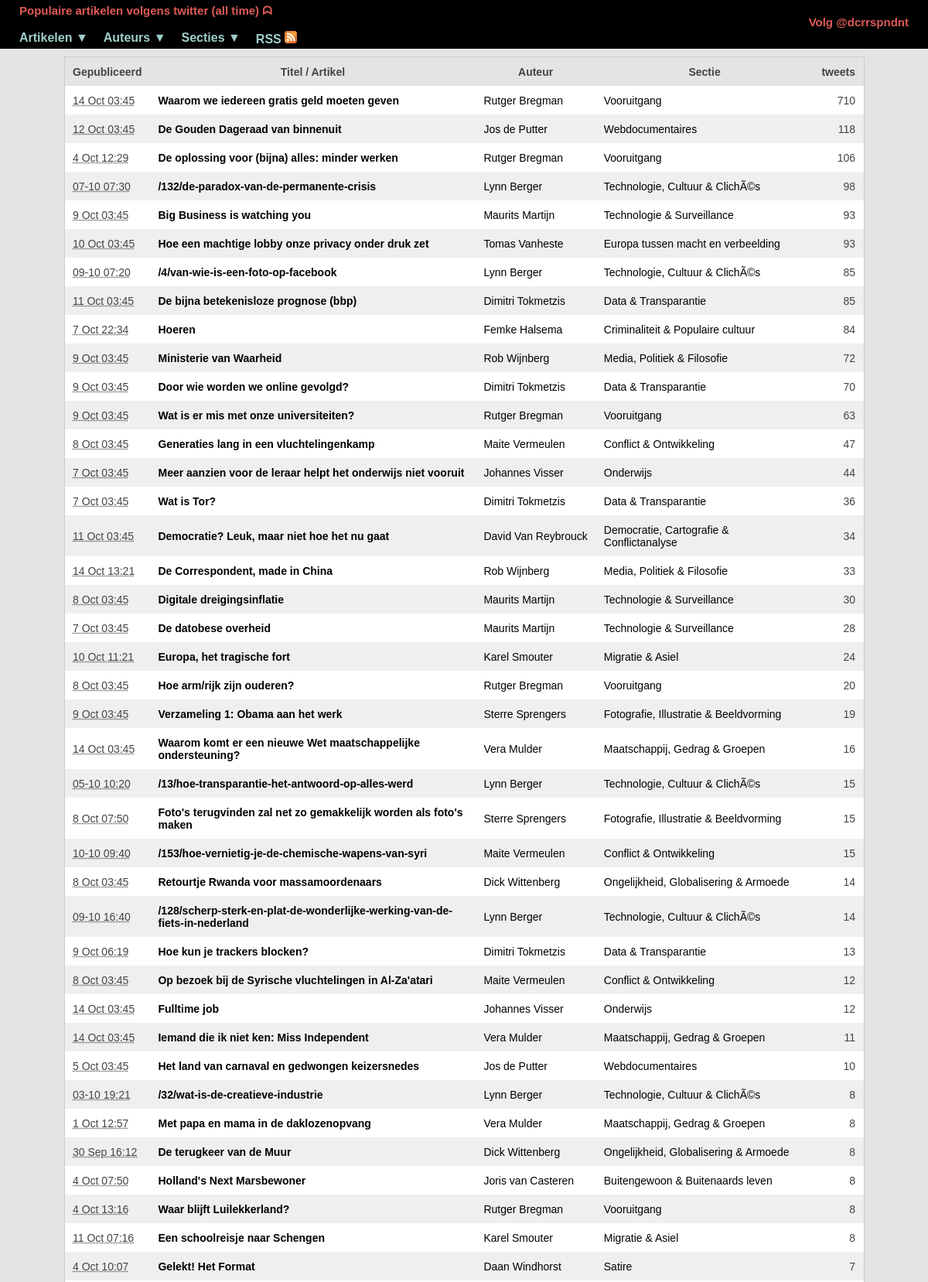
The page /top.php (upper part) on the database its author committed.
### tables this page shows
CREATE TABLE IF NOT EXISTS `artikelen` (
  `ID` int(20) NOT NULL AUTO_INCREMENT,
  `clean_url` varchar(255) NOT NULL DEFAULT '',
  `t_co` varchar(255) NOT NULL DEFAULT '',
  `share_url` varchar(255) NOT NULL DEFAULT '',
  `created_at` timestamp NULL DEFAULT CURRENT_TIMESTAMP,
  `og` mediumtext,
  `tweet_count` int(10),
  PRIMARY KEY (`ID`),
  UNIQUE KEY `clean_url` (`clean_url`),
  UNIQUE KEY `t_co` (`t_co`),
  KEY `created_at` (`created_at`)
);

CREATE TABLE IF NOT EXISTS `meta` (
  `ID` int(10) NOT NULL AUTO_INCREMENT,
  `waarde` varchar(255) NOT NULL DEFAULT '',
  `type` varchar(255) NOT NULL DEFAULT '',
  PRIMARY KEY (`ID`),
  KEY `waarde` (`waarde`),
  KEY `type` (`type`)
);

### top.php (the view, shortened to what this page needs)
<!DOCTYPE html>
<html>
	<head>
		<link rel="stylesheet" href="./style2.css" />
	</head>
	<body>
<?php
include('db.php');
$start = 0;
$th_pubdate = '<th>Gepubliceerd</th>';
$th_tweets = '<th>tweets</th>';
$order_by = ' order by tweet_count desc ';
$mode = '';
$title = 'Populaire artikelen volgens twitter (all time)';
$i = 0;
$res = mysqli_query($db,'select artikelen.*, count(tweets.id) as tweet_count from artikelen left outer join tweets on tweets.art_id = artikelen.id '.$mode.' group by artikelen.id having tweet_count > 0 '.$order_by.' limit '.$start.',50');
?>
		<h1><?php echo $title;?> <a href="#footer" title="Klik en lees de verantwoording onderaan de pagina"> &#x15e3;</a><a href="https://twitter.com/dcrrspndnt" class="twitter-follow-button" data-show-count="false" data-lang="nl">Volg @dcrrspndnt</a></h1>
<?php include ('menu.php'); ?>
		<div class="center">
		<table>
			<tr>
				<?php echo $th_pubdate;?><th>Titel / Artikel</th><th>Auteur</th><th>Sectie</th><?php echo $th_tweets;?>
			</tr>
<?php
$tot_tweets = 0;
while($row = mysqli_fetch_array($res) )
{
	$og = unserialize(stripslashes($row['og']));
	$titel = isset($og['title']) ? $og['title'] : substr($row['clean_url'],26);
	$description = isset($og['description']) ? $og['description'] : 'Een mysterieus artikel';
	$auth_res = mysqli_query($db,'select * from meta_artikel left join meta on meta.ID = meta_artikel.meta_id where meta_artikel.art_id = ' .$row['ID']. ' and type = "article:author"');
	$author = mysqli_fetch_array($auth_res);
	$section_res = mysqli_query($db,'select * from meta_artikel left join meta on meta.ID = meta_artikel.meta_id where meta_artikel.art_id = ' .$row['ID']. ' and type = "article:section"');
	$section = mysqli_fetch_array($section_res);
	if(isset($og['article:published_time']))
	{
		if(strstr($og['article:published_time'], '-'))
		{
			$display_time = strftime('%e %b %H:%M', strtotime($og['article:published_time']));
		}
		else
		{
			$display_time = strftime('%e %b %H:%M', $og['article:published_time']);
		}
	}
	else
		$display_time = substr($row['created_at'],8,2).'-'.substr($row['created_at'],5,2).' '.substr($row['created_at'],11,5);
	$found_at = substr($row['created_at'],8,2).'-'.substr($row['created_at'],5,2).' '.substr($row['created_at'],11,5);
	?>
			<tr <?php if($i % 2 == 1) echo 'class="odd"'?>>
				<td><abbr title="gevonden op: <?php echo $found_at;?>"><?php echo $display_time ?></abbr></td>
				<td style="max-width:400px"><strong><a href="<?php echo $row['share_url'];?>" title="<?php echo $description ?>"><?php echo $titel ;?></a></strong></td>
				<td><a href="./meta_art.php?id=<?php echo $author['ID'];?>" title="alle artikelen van deze auteur"><?php echo $author['waarde'];?></a></td>
				<td><a href="./meta_art.php?id=<?php echo $section['ID'];?>" title="alle artikelen in deze sectie"><?php echo $section['waarde'];?></a></td>
				<td align="right"><?php echo $row['tweet_count']; $tot_tweets += (int)$row['tweet_count'];?></td>
			</tr>
	<?php
	$i++;
}
?>
		</table>
	</div>
</body>
</html>

### menu.php (shortened to what this page needs)
<ul id="topmenu">
	<li><strong> Artikelen</strong> &#9660;
	</li>
	<li><strong> Auteurs</strong> &#9660;
	</li>
	<li><strong> Secties</strong> &#9660;
	</li>
	<li class="small">
                <?php
                if(isset($meta_id))
                { ?>
                <a href="./rss.php?id=<?php echo $meta_id;?>" title="RSS Feed"><strong>RSS </strong><img src="img/ikoon.rss.png" /></a>
                <?php
                }
                else
                { ?>
                <a href="./rss.php" title="RSS Feed"><strong>RSS </strong><img src="img/ikoon.rss.png" /></a>
                <?php
                }
                ?>
  </li>
</ul>

### style2.css (style rules this page uses)
a { color: #000; text-decoration: none; }
table { background: #fff; margin: 0 auto; font-size: 14px; border-spacing: 0; border: 1px solid #ccc; }
td { padding: .75em; }
tr.odd { background: #efefef; }
th { background: #e5e4e4; padding: .75em; }
h1 { width: auto; color: #df5b57; background-color: #000; padding: 5px 10px 40px 25px; margin: 0 0 10px 0; font-size: 1.25em; }
h1 a { color: #df5b57; }
h1 .twitter-follow-button { float: right; margin: 15px; }
.center { width: 100%; max-width: 1035px; margin: 0 auto; }
#topmenu { width: 600px; position: absolute; top: 40px; left: 15px; color: #9ececa; font-size: 16px; }
ul#topmenu { margin: 0; padding: 0; }
#topmenu li { margin: 0; padding: 0 10px; display: inline; float: left; position: relative; }
#topmenu li.small { width: 80px; }

### rows shown on the page
artikelen: og "14 Oct 03:45", og "Waarom we iedereen gratis geld moeten geven", meta.waarde "Rutger Bregman", meta.waarde "Vooruitgang", tweet_count "710"
artikelen: og "12 Oct 03:45", og "De Gouden Dageraad van binnenuit", meta.waarde "Jos de Putter", meta.waarde "Webdocumentaires", tweet_count "118"
artikelen: og "4 Oct 12:29", og "De oplossing voor (bijna) alles: minder werken", meta.waarde "Rutger Bregman", meta.waarde "Vooruitgang", tweet_count "106"
artikelen: created_at "07-10 07:30", clean_url "/132/de-paradox-van-de-permanente-crisis", meta.waarde "Lynn Berger", meta.waarde "Technologie, Cultuur & ClichÃ©s", tweet_count "98"
artikelen: og "9 Oct 03:45", og "Big Business is watching you", meta.waarde "Maurits Martijn", meta.waarde "Technologie & Surveillance", tweet_count "93"
artikelen: og "10 Oct 03:45", og "Hoe een machtige lobby onze privacy onder druk zet", meta.waarde "Tomas Vanheste", meta.waarde "Europa tussen macht en verbeelding", tweet_count "93"
artikelen: created_at "09-10 07:20", clean_url "/4/van-wie-is-een-foto-op-facebook", meta.waarde "Lynn Berger", meta.waarde "Technologie, Cultuur & ClichÃ©s", tweet_count "85"
artikelen: og "11 Oct 03:45", og "De bijna betekenisloze prognose (bbp)", meta.waarde "Dimitri Tokmetzis", meta.waarde "Data & Transparantie", tweet_count "85"
artikelen: og "7 Oct 22:34", og "Hoeren", meta.waarde "Femke Halsema", meta.waarde "Criminaliteit & Populaire cultuur", tweet_count "84"
artikelen: og "9 Oct 03:45", og "Ministerie van Waarheid", meta.waarde "Rob Wijnberg", meta.waarde "Media, Politiek & Filosofie", tweet_count "72"
artikelen: og "9 Oct 03:45", og "Door wie worden we online gevolgd?", meta.waarde "Dimitri Tokmetzis", meta.waarde "Data & Transparantie", tweet_count "70"
artikelen: og "9 Oct 03:45", og "Wat is er mis met onze universiteiten?", meta.waarde "Rutger Bregman", meta.waarde "Vooruitgang", tweet_count "63"
artikelen: og "8 Oct 03:45", og "Generaties lang in een vluchtelingenkamp", meta.waarde "Maite Vermeulen", meta.waarde "Conflict & Ontwikkeling", tweet_count "47"
artikelen: og "7 Oct 03:45", og "Meer aanzien voor de leraar helpt het onderwijs niet vooruit", meta.waarde "Johannes Visser", meta.waarde "Onderwijs", tweet_count "44"
artikelen: og "7 Oct 03:45", og "Wat is Tor?", meta.waarde "Dimitri Tokmetzis", meta.waarde "Data & Transparantie", tweet_count "36"
artikelen: og "11 Oct 03:45", og "Democratie? Leuk, maar niet hoe het nu gaat", meta.waarde "David Van Reybrouck", meta.waarde "Democratie, Cartografie & Conflictanalyse", tweet_count "34"
artikelen: og "14 Oct 13:21", og "De Correspondent, made in China", meta.waarde "Rob Wijnberg", meta.waarde "Media, Politiek & Filosofie", tweet_count "33"
artikelen: og "8 Oct 03:45", og "Digitale dreigingsinflatie", meta.waarde "Maurits Martijn", meta.waarde "Technologie & Surveillance", tweet_count "30"
artikelen: og "7 Oct 03:45", og "De datobese overheid", meta.waarde "Maurits Martijn", meta.waarde "Technologie & Surveillance", tweet_count "28"
artikelen: og "10 Oct 11:21", og "Europa, het tragische fort", meta.waarde "Karel Smouter", meta.waarde "Migratie & Asiel", tweet_count "24"
artikelen: og "8 Oct 03:45", og "Hoe arm/rijk zijn ouderen?", meta.waarde "Rutger Bregman", meta.waarde "Vooruitgang", tweet_count "20"
artikelen: og "9 Oct 03:45", og "Verzameling 1: Obama aan het werk", meta.waarde "Sterre Sprengers", meta.waarde "Fotografie, Illustratie & Beeldvorming", tweet_count "19"
artikelen: og "14 Oct 03:45", og "Waarom komt er een nieuwe Wet maatschappelijke ondersteuning?", meta.waarde "Vera Mulder", meta.waarde "Maatschappij, Gedrag & Groepen", tweet_count "16"
artikelen: created_at "05-10 10:20", clean_url "/13/hoe-transparantie-het-antwoord-op-alles-werd", meta.waarde "Lynn Berger", meta.waarde "Technologie, Cultuur & ClichÃ©s", tweet_count "15"
artikelen: og "8 Oct 07:50", og "Foto's terugvinden zal net zo gemakkelijk worden als foto's maken", meta.waarde "Sterre Sprengers", meta.waarde "Fotografie, Illustratie & Beeldvorming", tweet_count "15"
artikelen: created_at "10-10 09:40", clean_url "/153/hoe-vernietig-je-de-chemische-wapens-van-syri", meta.waarde "Maite Vermeulen", meta.waarde "Conflict & Ontwikkeling", tweet_count "15"
artikelen: og "8 Oct 03:45", og "Retourtje Rwanda voor massamoordenaars", meta.waarde "Dick Wittenberg", meta.waarde "Ongelijkheid, Globalisering & Armoede", tweet_count "14"
artikelen: created_at "09-10 16:40", clean_url "/128/scherp-sterk-en-plat-de-wonderlijke-werking-van-de-fiets-in-nederland", meta.waarde "Lynn Berger", meta.waarde "Technologie, Cultuur & ClichÃ©s", tweet_count "14"
artikelen: og "9 Oct 06:19", og "Hoe kun je trackers blocken?", meta.waarde "Dimitri Tokmetzis", meta.waarde "Data & Transparantie", tweet_count "13"
artikelen: og "8 Oct 03:45", og "Op bezoek bij de Syrische vluchtelingen in Al-Za'atari", meta.waarde "Maite Vermeulen", meta.waarde "Conflict & Ontwikkeling", tweet_count "12"
artikelen: og "14 Oct 03:45", og "Fulltime job", meta.waarde "Johannes Visser", meta.waarde "Onderwijs", tweet_count "12"
artikelen: og "14 Oct 03:45", og "Iemand die ik niet ken: Miss Independent", meta.waarde "Vera Mulder", meta.waarde "Maatschappij, Gedrag & Groepen", tweet_count "11"
artikelen: og "5 Oct 03:45", og "Het land van carnaval en gedwongen keizersnedes", meta.waarde "Jos de Putter", meta.waarde "Webdocumentaires", tweet_count "10"
artikelen: created_at "03-10 19:21", clean_url "/32/wat-is-de-creatieve-industrie", meta.waarde "Lynn Berger", meta.waarde "Technologie, Cultuur & ClichÃ©s", tweet_count "8"
artikelen: og "1 Oct 12:57", og "Met papa en mama in de daklozenopvang", meta.waarde "Vera Mulder", meta.waarde "Maatschappij, Gedrag & Groepen", tweet_count "8"
artikelen: og "30 Sep 16:12", og "De terugkeer van de Muur", meta.waarde "Dick Wittenberg", meta.waarde "Ongelijkheid, Globalisering & Armoede", tweet_count "8"
artikelen: og "4 Oct 07:50", og "Holland's Next Marsbewoner", meta.waarde "Joris van Casteren", meta.waarde "Buitengewoon & Buitenaards leven", tweet_count "8"
artikelen: og "4 Oct 13:16", og "Waar blijft Luilekkerland?", meta.waarde "Rutger Bregman", meta.waarde "Vooruitgang", tweet_count "8"
artikelen: og "11 Oct 07:16", og "Een schoolreisje naar Schengen", meta.waarde "Karel Smouter", meta.waarde "Migratie & Asiel", tweet_count "8"
artikelen: og "4 Oct 10:07", og "Gelekt! Het Format", meta.waarde "Daan Windhorst", meta.waarde "Satire", tweet_count "7"

### other values the page prints
$title "Populaire artikelen volgens twitter (all time)"
